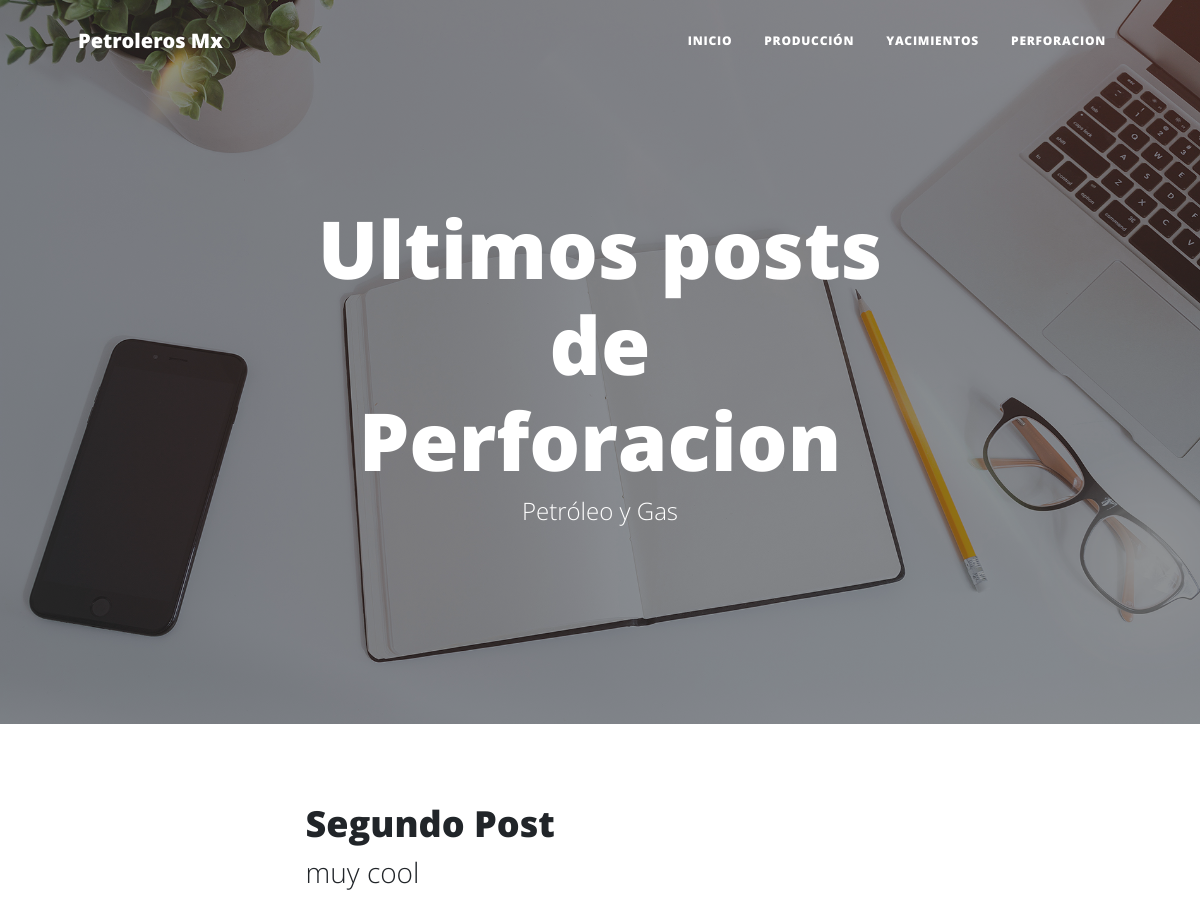
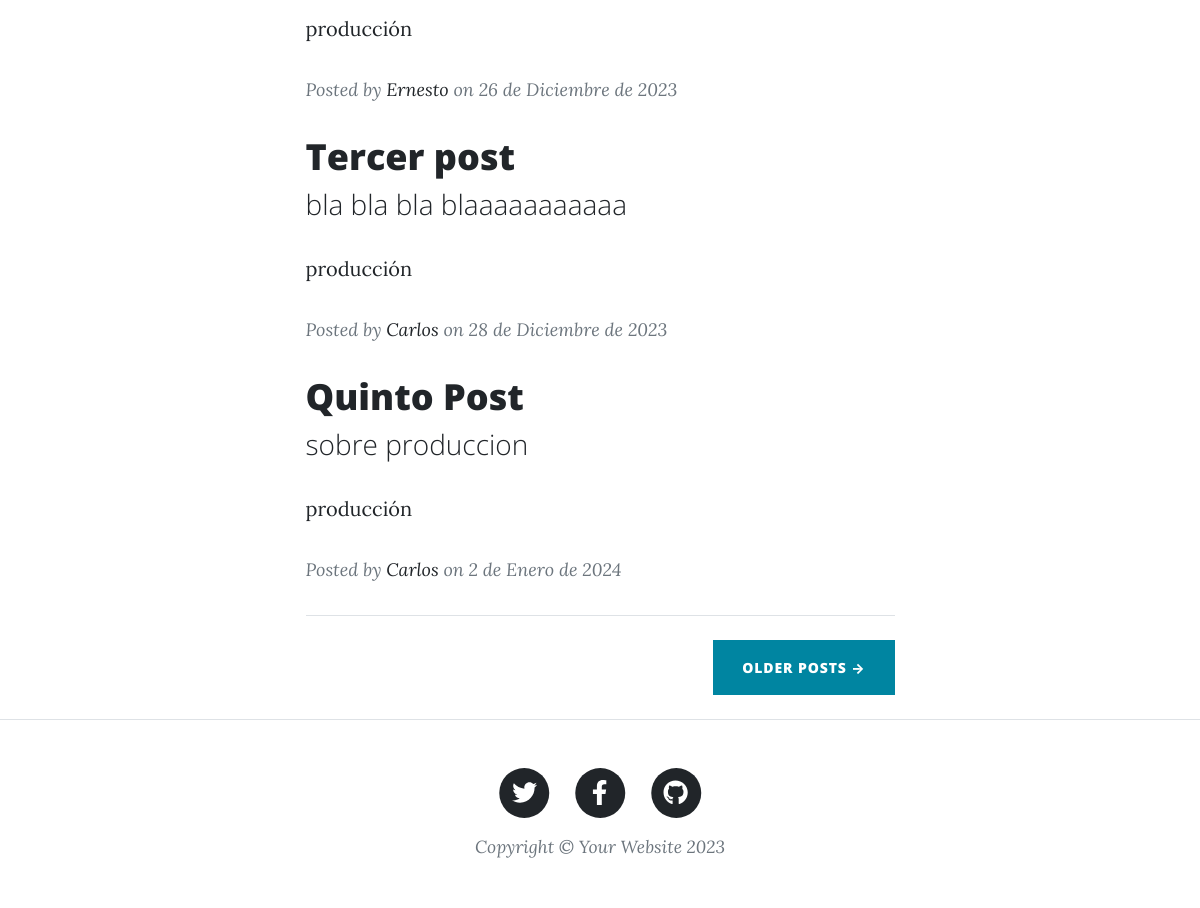
Page /produccion on the committed database (2 pictures, top to bottom).
### blog/models.py (models this page shows, shortened)
class Post(models.Model):
    titulo = models.CharField('Titulo', max_length = 90, null = False, blank = False)
    slug = models.SlugField('Slug', unique = True, null = True, blank = True)
    descripcion = models.CharField('Descripción', max_length = 110, null = False, blank = False)
    contenido = RichTextField('Contenido', null = False, blank = False)
    imagen = models.URLField('Imagen', null = False, blank = False)
    autor = models.ForeignKey(Autor, on_delete = models.CASCADE)
    categoria = models.ForeignKey(Categoria, on_delete = models.CASCADE)
    estado = models.BooleanField('Publicado/No publicado', default = True)
    fecha_creacion = models.DateField('Feacha de creación', auto_now = False, auto_now_add = True)
    class Meta:
        verbose_name = 'Post'
        verbose_name_plural = 'Posts'

class Categoria(models.Model):
    nombre = models.CharField('Nombre de la Categoría', max_length = 100, null = True, blank = False)
    estado = models.BooleanField('Activada/No activada', default = True)
    fecha_creacion = models.DateField('Fecha de creación', auto_now = False, auto_now_add = True)
    class Meta:
        verbose_name = 'Categoría'
        verbose_name_plural = 'Categorias'
    def __str__(self):
        return self.nombre

class Autor(models.Model):
    nombres = models.CharField('Nombres de autor', max_length = 250, null = False, blank = False)
    apellidos = models.CharField('Apellidos de autor', max_length = 250, null = False, blank = False)
    linkedin = models.URLField('LinkedIn', null = True, blank = True)
    facebook = models.URLField('Facebook', null = True, blank = True)
    instagram = models.URLField('Instagram', null = True, blank = True)
    twitter = models.URLField('x', null = True, blank = True)
    email = models.EmailField('Email', null = False, blank = False)
    estado = models.BooleanField('Activo/Desactivado', default = True)
    fecha_creacion = models.DateField('Fecha de creación', auto_now = False, auto_now_add = True)
    class Meta:
        verbose_name = 'Autor'
        verbose_name_plural = 'Autores'
    def __str__(self):
        return self.nombres

### blog/views.py (the view)
# urls.py: path('produccion', ProduccionView.as_view(), name='produccion'),
class ProduccionView(ListView):
    model = Post
    template_name = 'perforacion.html'
    context_object_name = 'posts_aprobados'
    def get_queryset(self):
        categoria_ = Categoria.objects.get(nombre='producción')
        posts_produccion = Post.objects.filter(estado = True, categoria = categoria_)
        return posts_produccion

### blog/templates/perforacion.html (shortened to what this page needs)
{% extends 'index.html' %}
{% block encabezado_principal %} Ultimos posts de Perforacion{% endblock %}

### blog/templates/index.html (shortened to what this page needs)
<!DOCTYPE html>
<html lang="es">
    <head>
        <link href="/static/css/styles.css" rel="stylesheet" />
    </head>
    <body>
        <nav class="navbar navbar-expand-lg navbar-light" id="mainNav">
            <div class="container px-4 px-lg-5">
                <a class="navbar-brand" href="{% url 'index' %}">Petroleros Mx</a>
                <div class="collapse navbar-collapse" id="navbarResponsive">
                    <ul class="navbar-nav ms-auto py-4 py-lg-0">
                        <li class="nav-item"><a class="nav-link px-lg-3 py-3 py-lg-4" href="{% url 'index' %}">Inicio</a></li>
                        <li class="nav-item"><a class="nav-link px-lg-3 py-3 py-lg-4" href="{% url 'produccion'%}">Producción</a></li>
                        <li class="nav-item"><a class="nav-link px-lg-3 py-3 py-lg-4" href="{% url 'yacimientos' %}">Yacimientos</a></li>
                        <li class="nav-item"><a class="nav-link px-lg-3 py-3 py-lg-4" href="{% url 'perforacion' %}">Perforacion</a></li>
                    </ul>
                </div>
            </div>
        </nav>
        <header class="masthead" style="background-image: url('/static/assets/img/home-bg.jpg')">
            <div class="container position-relative px-4 px-lg-5">
                <div class="row gx-4 gx-lg-5 justify-content-center">
                    <div class="col-md-10 col-lg-8 col-xl-7">
                        <div class="site-heading">
                            <h1>{% block encabezado_principal %}Recursos petroleros {% endblock %}</h1>
                            <span class="subheading">Petróleo y Gas</span>
                        </div>
                    </div>
                </div>
            </div>
        </header>
        <div class="container px-4 px-lg-5">
            <div class="row gx-4 gx-lg-5 justify-content-center">
                <div class="col-md-10 col-lg-8 col-xl-7">
                    {% if posts_aprobados %}
                    {% for post in posts_aprobados %}
                    <div class="post-preview">
                        <a href="{% url 'post-detail' post.categoria post.slug %}">
                            <h2 class="post-title">{{post.titulo}}</h2>
                            <h3 class="post-subtitle">{{post.descripcion}}</h3>
                            <p>{{post.categoria}}</p>
                        </a>
                        <p class="post-meta">
                            Posted by
                            <a href="#!">{{post.autor}}</a>
                            on {{post.fecha_creacion}}
                        </p>
                    </div>
                    {% endfor %}
                    {% else %}
                    <h3>No hay posts</h3>
                    {% endif%}
                    <hr class="my-4" />
                    <div class="d-flex justify-content-end mb-4"><a class="btn btn-primary text-uppercase" href="#!">Older Posts →</a></div>
                </div>
            </div>
        </div>
        <footer class="border-top">
            <div class="container px-4 px-lg-5">
                <div class="row gx-4 gx-lg-5 justify-content-center">
                    <div class="col-md-10 col-lg-8 col-xl-7">
                        <ul class="list-inline text-center">
                            <li class="list-inline-item">
                                <a href="#!">
                                    <span class="fa-stack fa-lg">
                                        <i class="fas fa-circle fa-stack-2x"></i>
                                        <i class="fab fa-twitter fa-stack-1x fa-inverse"></i>
                                    </span>
                                </a>
                            </li>
                            <li class="list-inline-item">
                                <a href="#!">
                                    <span class="fa-stack fa-lg">
                                        <i class="fas fa-circle fa-stack-2x"></i>
                                        <i class="fab fa-facebook-f fa-stack-1x fa-inverse"></i>
                                    </span>
                                </a>
                            </li>
                            <li class="list-inline-item">
                                <a href="#!">
                                    <span class="fa-stack fa-lg">
                                        <i class="fas fa-circle fa-stack-2x"></i>
                                        <i class="fab fa-github fa-stack-1x fa-inverse"></i>
                                    </span>
                                </a>
                            </li>
                        </ul>
                        <div class="small text-center text-muted fst-italic">Copyright &copy; Your Website 2023</div>
                    </div>
                </div>
            </div>
        </footer>
    </body>
</html>

### rows in the picture
Post: titulo "Segundo Post", descripcion "muy cool", categoria "producción", autor "Ernesto", fecha_creacion "26 de Diciembre de 2023"
Post: titulo "Tercer post", descripcion "bla bla bla blaaaaaaaaaaa", categoria "producción", autor "Carlos", fecha_creacion "28 de Diciembre de 2023"
Post: titulo "Quinto Post", descripcion "sobre produccion", categoria "producción", autor "Carlos", fecha_creacion "2 de Enero de 2024"
